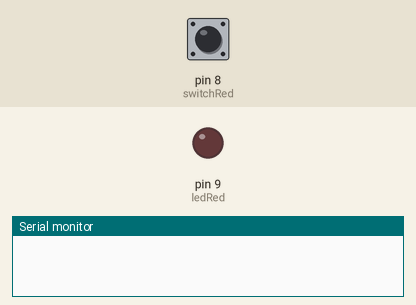
Simulated run of this sketch. Board: Arduino Uno, built with avr-gcc and run on an emulated ATmega328P. Parts: output pins drawn as LEDs (lit = HIGH), the last lines printed to the serial monitor. Inputs (shaded band) come from the test bench; at power-on: pin 8 (switchRed) LOW.

Above: at 1.2 s.
1.3 s: pin 8 (switchRed) pulled HIGH for 1 s
At 1.75 s:
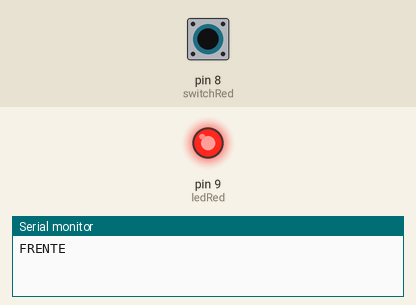
4.3 s: pin 8 (switchRed) pulled HIGH for 3.2 s
At 8.0 s:
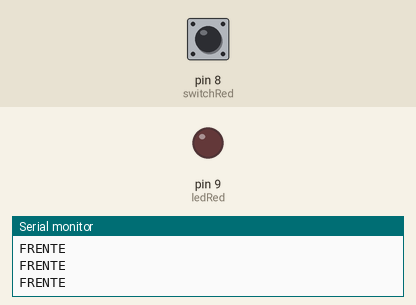
Timing chart, 0 to 9.5 s (numbered marks = the images above; inputs shaded):
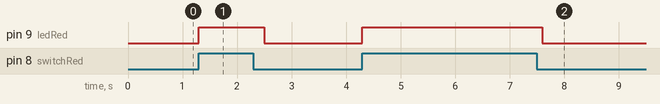

Measured:
- after the input at 1.3 s, pin 9 (ledRed): LOW → HIGH at once, → LOW 1.2 s later
- after the input at 4.3 s, pin 9 (ledRed): LOW → HIGH at once, → LOW 3.3 s later

The sketch:

escrevendoSerial.ino
```cpp
// Pin 13 has an LED connected on most Arduino boards.
// give it a name:
int ledRed= 9;
int switchRed = 8;
/*int ledGreen= 11;
int switchGreen = 10;
int ledYellow= 9;
int switchYellow = 8;
int ledBlue= 7;
int switchBlue = 6;*/


// the setup routine runs once when you press reset:
void setup() {
  // initialize the digital pin as an output.
  Serial.begin(9600);
  pinMode(ledRed, OUTPUT);
  pinMode(switchRed,INPUT);
  //pinMode(ledGreen, OUTPUT);
  //pinMode(switchGreen,INPUT);
  //pinMode(ledYellow, OUTPUT);
  //pinMode(switchYellow,INPUT);
  //pinMode(ledBlue, OUTPUT);
  //pinMode(switchBlue,INPUT);


}

// the loop routine runs over and over again forever:
void loop() {
 int switchStateRed,switchStateGreen,switchStateYellow,switchStateBlue;

  switchStateRed=digitalRead(switchRed);
  if(switchStateRed==HIGH){
    digitalWrite(ledRed,HIGH);
    delay(300);
    digitalWrite(ledRed,LOW);
    Serial.println("FRENTE");
  }
 /* switchStateGreen=digitalRead(switchGreen);
  if(switchStateGreen==HIGH){
    digitalWrite(ledGreen,HIGH);
    delay(300);
    digitalWrite(ledGreen,LOW);
    Serial.println("TRAS");
  }
  switchStateYellow=digitalRead(switchYellow);
  if(switchStateYellow==HIGH){
    digitalWrite(ledYellow,HIGH);
    delay(300);
    digitalWrite(ledYellow,LOW);
    Serial.println("DIREITA");
  }
  switchStateBlue=digitalRead(switchBlue);
  if(switchStateBlue==HIGH){
    digitalWrite(ledBlue,HIGH);
    delay(300);
    digitalWrite(ledBlue,LOW);
    Serial.println("ESQUERDA");
  }*/

}
```
